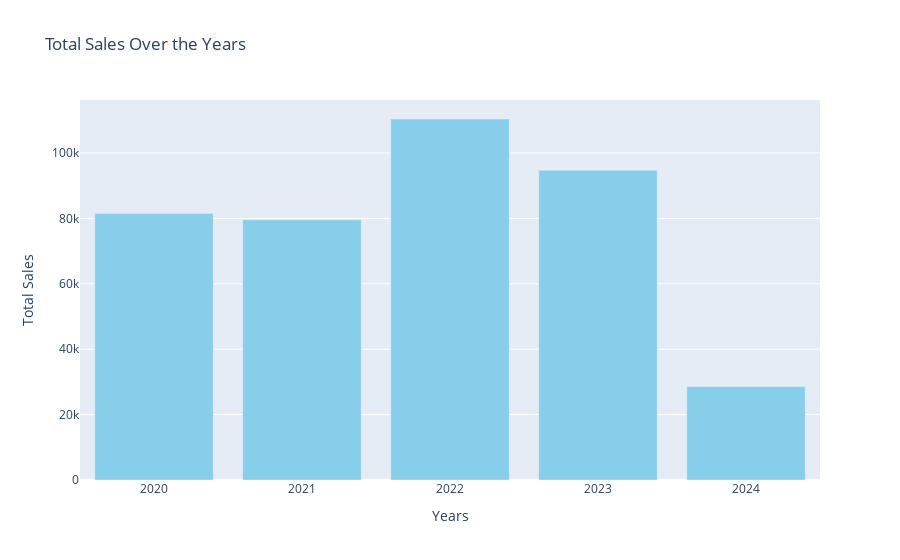

The code cell stored with this chart in its notebook:
### Code cell
import pandas as pd
import plotly.graph_objects as go

sales['year'] = sales['invoice_date'].apply(extract_year)

sales_grouped_by_year = sales.groupby('year')['total'].sum()

fig = go.Figure(data=[go.Bar(x=sales_grouped_by_year.index, y=sales_grouped_by_year.values, marker_color='skyblue')])

fig.update_layout(xaxis_title='Years', yaxis_title='Total Sales', title='Total Sales Over the Years')

fig.show()

### Figure 1 — Plotly figure (JSON) as saved in the notebook; plotly's stock layout.template omitted (floating-point values rounded to 4 significant figures)
{"data": [{"marker": {"color": "skyblue"}, "type": "bar", "x": [2020, 2021, 2022, 2023, 2024], "y": [81477, 79596, 110385, 94743, 28611]}], "layout": {"title": {"text": "Total Sales Over the Years"}, "xaxis": {"title": {"text": "Years"}}, "yaxis": {"title": {"text": "Total Sales"}}}}
